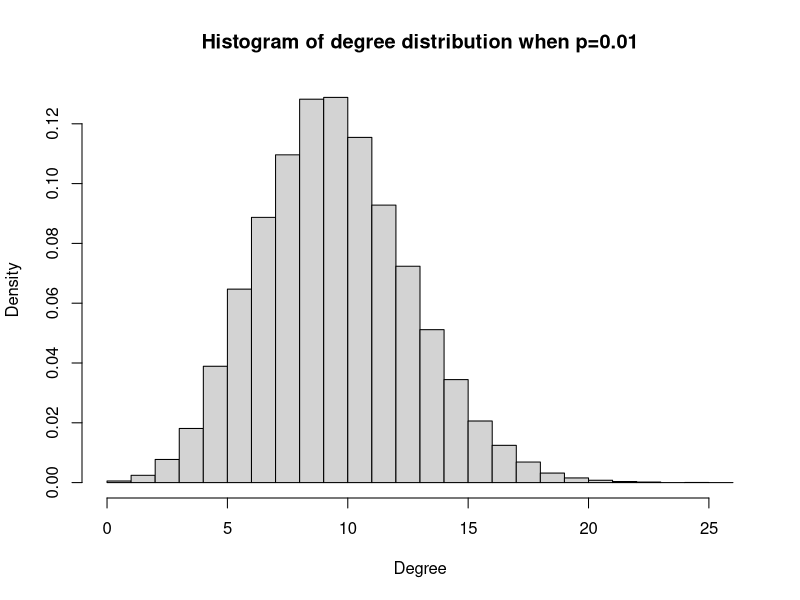
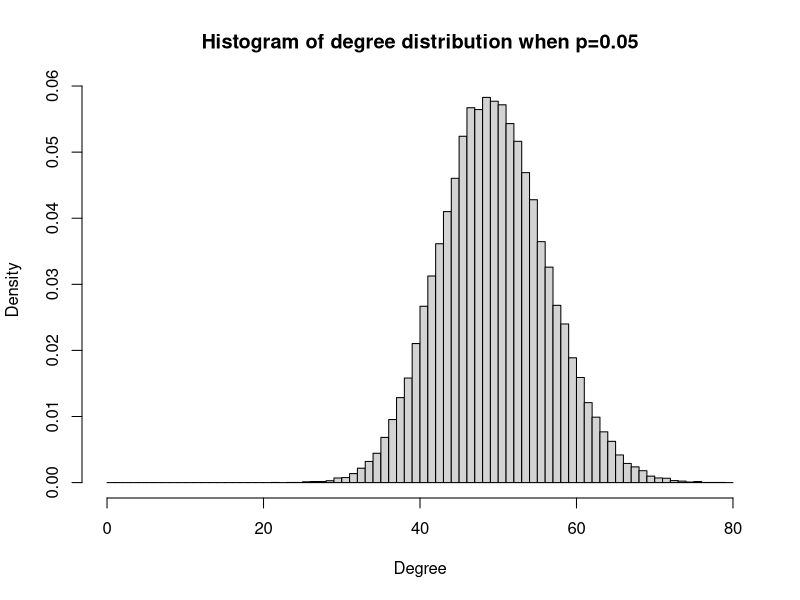
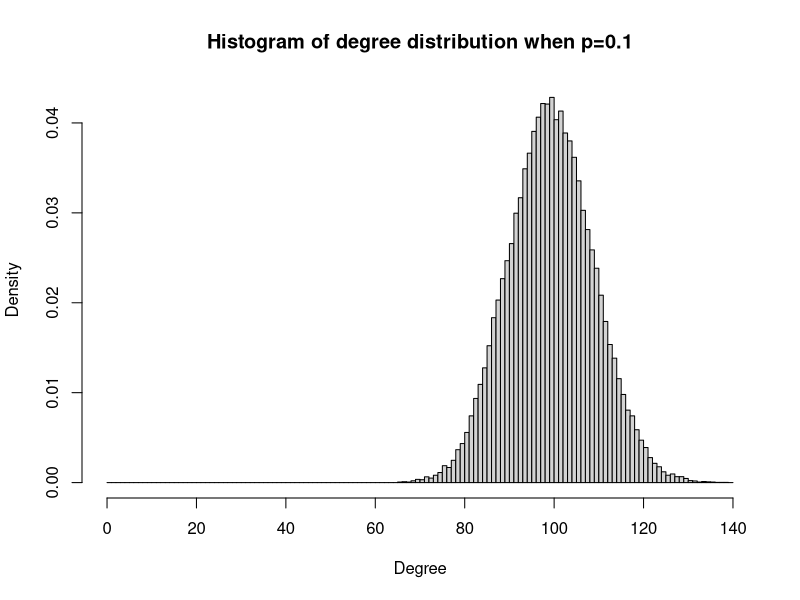

Write the R code that produced these figures, in order.
library(igraph)

num = 1000
iteration = 50

p1 = 0.01
deg1 = numeric()
d1 = numeric()
p2 = 0.05
deg2 = numeric()
d2 = numeric()
p3 = 0.1
deg3 = numeric()
d3 = numeric()

for (i in 1:iteration) {
	g1 = random.graph.game(num, p1, directed = FALSE)
	deg1 = c(deg1, degree(g1))
	d1 = c(d1, diameter(g1))
	g2 = random.graph.game(num, p2, directed = FALSE)
	deg2 = c(deg2, degree(g2))
	d2 = c(d2, diameter(g2))
	g3 = random.graph.game(num, p3, directed = FALSE)
	deg3 = c(deg3, degree(g3))
	d3 = c(d3, diameter(g3))
}

h1 = hist(deg1, breaks = seq(from = 0, to = max(deg1) + 1, by = 1), freq = FALSE, main = "Histogram of degree distribution when p=0.01", 
	xlab = "Degree")
h2 = hist(deg2, breaks = seq(from = 0, to = max(deg2) + 1, by = 1), freq = FALSE, main = "Histogram of degree distribution when p=0.05", 
	xlab = "Degree")
h3 = hist(deg3, breaks = seq(from = 0, to = max(deg3) + 1, by = 1), freq = FALSE, main = "Histogram of degree distribution when p=0.1", 
	xlab = "Degree")
